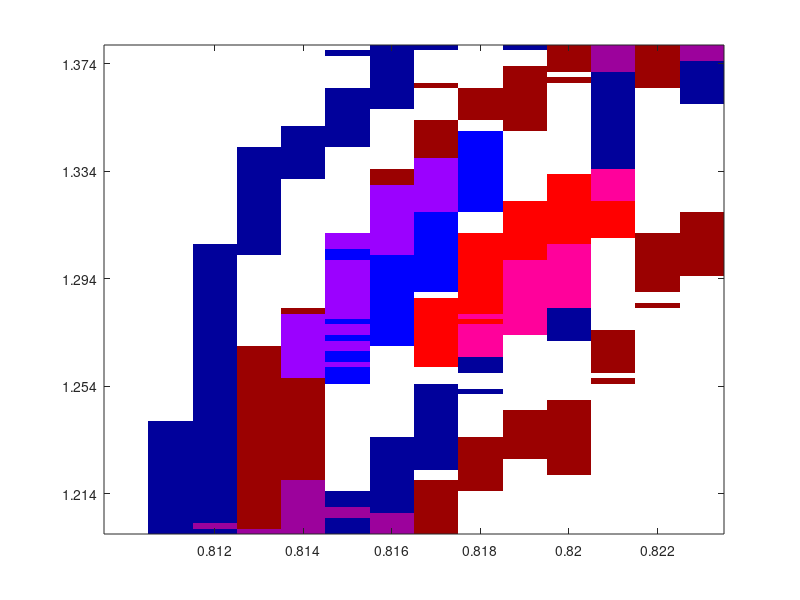

Reproduce this figure in MATLAB.


load('distance_grid_763.mat');
load('distance_grid_731.mat');

%pick a genotype [fu_g,FT_g]
%and a gecko
%this function looks at the cloud of that genotype
%and determines how well the gecko fits in that cloud
%[centerEE,centerFA,normalizedFA,normalizedEE,percent_distance]=distance_from_phenotype_center_Dec23(fu_g,FT_g,gecko);

% vary_fu_g=.814:.001:.823
vary_fu_g=.810:.001:.823;
vary_FT_g=1.200:.002:1.380;
% fu_grid=zeros(size(vary_fu_g,2),size(vary_FT_g,2));
% FT_grid=zeros(size(vary_fu_g,2),size(vary_FT_g,2));
% distance_grid_731b=zeros(size(vary_fu_g,2),size(vary_FT_g,2));
% distance_grid_763b=zeros(size(vary_fu_g,2),size(vary_FT_g,2));
% max_count=size(vary_fu_g,2)*size(vary_FT_g,2)
% count=0;
% for i=1:size(vary_fu_g,2)
%     fu_g=vary_fu_g(i)
%     for j=1:size(vary_FT_g,2)
%         count=count+1
%         FT_g=vary_FT_g(j)
%         fu_grid(i,j)=fu_g;
%         FT_grid(i,j)=FT_g;
%         [cEE,cFA,nFA,nEE,percent_distance]=distance_from_phenotype_center_Dec23(fu_g,FT_g,763);
%         distance_grid_763b(i,j)=percent_distance;
%         [cEE,cFA,nFA,nEE,percent_distance]=distance_from_phenotype_center_Dec23(fu_g,FT_g,731);
%         distance_grid_731b(i,j)=percent_distance;
%     end
% end
% 
% distance_grid=distance_grid';
% distance_grid_731=distance_grid_731';
% distance_grid_763=distance_grid_763';

%rim and 50% core
own_jpeg=zeros(size(vary_FT_g,2),size(vary_fu_g,2),3);
%red and black red
red=[distance_grid_731<50];
black_red=[distance_grid_731>89].*[distance_grid_731<99];
own_jpeg(:,:,1)=own_jpeg(:,:,1)+red*255+black_red*155;
own_jpeg(:,:,2)=own_jpeg(:,:,2)+black_red*1;
own_jpeg(:,:,3)=own_jpeg(:,:,3)+black_red*1;
%blue and black blue
blue=[distance_grid_763<50];
black_blue=[distance_grid_763>89].*[distance_grid_763<99];
own_jpeg(:,:,3)=own_jpeg(:,:,3)+blue*255+black_blue*155;
own_jpeg(:,:,2)=own_jpeg(:,:,2)+black_blue*1;
own_jpeg(:,:,1)=own_jpeg(:,:,1)+black_blue*1;
%white
white=(own_jpeg(:,:,1)==0).*(own_jpeg(:,:,3)==0).*(own_jpeg(:,:,2)==0);
own_jpeg(:,:,2)=own_jpeg(:,:,2)+255*white;
own_jpeg(:,:,1)=max(own_jpeg(:,:,1),255*white);
own_jpeg(:,:,3)=max(own_jpeg(:,:,3),255*white);
own_jpeg=uint8(own_jpeg);
figure(9)
image(own_jpeg)
axis xy
qY=8:20:size(vary_FT_g,2);
set(gca,'YTick',qY)
set(gca,'YTickLabel',vary_FT_g(qY))
qX=3:2:size(vary_fu_g,2);
set(gca,'XTick',qX)
set(gca,'XTickLabel',vary_fu_g(qX))   



% cloudG=3*(distance_grid_731<80)+5*(distance_grid_731<50)+...
%     +7*(distance_grid_763<80)+11*(distance_grid_763<50);
% figure(9)
% image(cloudG)
% axis xy
% map=colormap;
% map(1,:)=[1 1 1];
% map(3,:)=[1 .5 .5];
% map(7,:)=[.5 .5 1];
% map(8,:)=[1 0 0];
% map(10,:)=[1 0 1];
% map(15,:)=[.5 0 .5];
% map(18,:)=[0 0 1];
% map(21,:)=[.5 0 1];
% colormap(map)
% qY=1:5:size(vary_FT_g,2);
% set(gca,'YTick',qY)
% set(gca,'YTickLabel',vary_FT_g(qY))
% qX=1:2:size(vary_fu_g,2);
% set(gca,'XTick',qX)
% set(gca,'XTickLabel',vary_fu_g(qX))



% % %here, looking at the matches with the matched genotypes
% % %very good!
% % gecko_labels=[681   682   731   732   735   763   772   773];
% % for i=1:8
% %     gecko=gecko_labels(i)
% %     [D1,fu_g,fv,gu,gv,m,FT_g]=retrieve_genotype_Dec18(gecko);
% %     [centerEE,centerFA,normalizedFA,normalizedEE,percent_distance]=distance_from_phenotype_center_Dec23(fu_g,FT_g,gecko);
% %     percent_distance
% % end

 

    